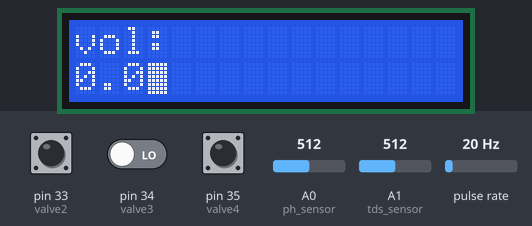
A sketch run on a simulated Arduino Mega 2560, built with avr-gcc and run on an emulated ATmega2560. On the bench: 16×2 character LCD. Wiring (inferred from the names in the program): pulse sensor: data pin 2. The inputs (shaded band) are chosen by the test bench; at power-on: pin 33 (valve2) HIGH, pin 34 (valve3) LOW, pin 35 (valve4) HIGH, A0 (ph_sensor) = 512, A1 (tds_sensor) = 512, pulse rate 20 Hz. What the sketch prints to the serial monitor is not drawn.

Above: at 0.5 s.
At 2.5 s:
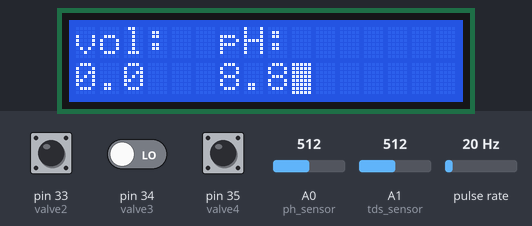
At 6.5 s:
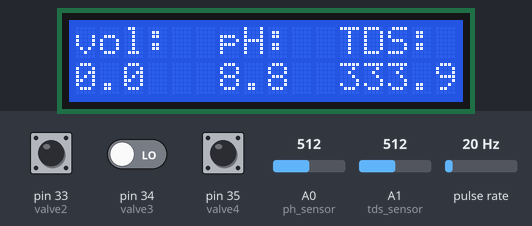
At 8.5 s:
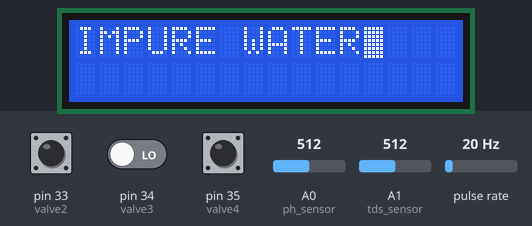
At 15.5 s:
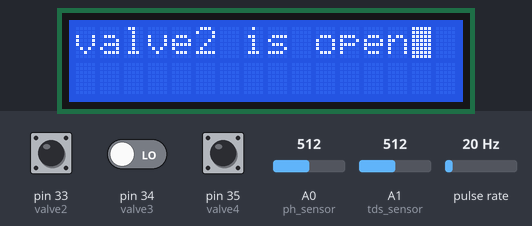
At 17.5 s:
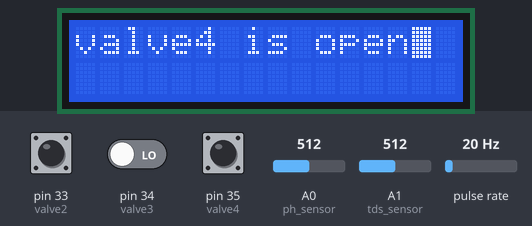

Measured:
- what the display in image 0 shows lasts 2.0 s, from 0.5 s to 2.5 s
- what the display in image 1 shows lasts 4.0 s, from 2.5 s to 6.5 s
- what the display in image 3 shows lasts 7.0 s, from 8.5 s to 15.5 s

The sketch:

water_project.ino
```cpp
#include<LiquidCrystal.h>

#define ph_sensor A0
#define tds_sensor A1
#define flow_sensor 2
#define valve1 32
#define valve2 33
#define valve3 34
#define valve4 35
#define valve5 36
#define motor 37
#define rs 41
#define en 43
#define d4 45
#define d5 47
#define d6 49
#define d7 51

volatile int flow_freq;
float vol=0.0,l_minute;
unsigned long currenttime,looptime;
float conductivity;

int Adc_value;
unsigned long int avgval;
int buffer_tds[10],temp1;
int i,j;
float tds;


unsigned long int avgValue;  //Store the average value of the sensor feedback
float b;
int buf[10],temp;
float phValue;


LiquidCrystal lcd(41,43,45,47,49,51); //(rs,enable,D4,D5,D6,D7)


void flow()
{
  flow_freq++;
}


void setup()
{
  // put your setup code here, to run once:
  Serial.begin(9600);
  Serial.println("Ready");
  lcd.begin(16,2);

  pinMode(flow_sensor,INPUT);
  pinMode(tds_sensor,INPUT);
  digitalWrite(flow_sensor,HIGH);

  attachInterrupt(digitalPinToInterrupt(flow_sensor),flow,RISING);
  currenttime=millis();
  looptime=currenttime;
}

float tds_sensor_cal()
{
  for(i=0;i<10;i++)
  {
    buffer_tds[i]=analogRead(tds_sensor);
    delay(30);
  }
  for(j=i+1;j<10;j++)
  {
    if(buffer_tds[i]>buffer_tds[j])
    {
      temp1=buffer_tds[i];
      buffer_tds[i]=buffer_tds[j];
      buffer_tds[j]=temp1;
    }
  }

avgval=0;
for(i=2;i<8;i++)
avgval+=buffer_tds[i];

float voltage_value = (float)avgval*5.0/1024.0/6;
float tds=(133.42/voltage_value*voltage_value-255.86*voltage_value*voltage_value+853.39*voltage_value)*0.5;
Serial.print(tds);
return tds;
}

float flow_sensor_cal()
{
  currenttime=millis();

  if(currenttime>=(looptime+1000))
  {
    looptime=currenttime;

    if(flow_freq!=0)
    {
      l_minute=(flow_freq/7.5);
      //lcd.clear();
      //lcd.setCursor(0,0);

      //Serial.println(l_minute,DEC);

      l_minute=l_minute/60;
      vol=vol+l_minute;
      //lcd.print(vol);
      //lcd.print("L/m");
      //Serial.print(vol);

      //Serial.print('\n');
      flow_freq=0;
      return vol;

     }
  }

}

void loop() {
  // put your main code here, to run repeatedly:
  //Serial.print("hello");
  vol=flow_sensor_cal();
  tds=tds_sensor_cal();

  for(int i=0;i<10;i++)       //Get 10 sample value from the sensor for smooth the value
  {
    buf[i]=analogRead(ph_sensor);
    delay(10);
  }
  for(int i=0;i<9;i++)        //sort the analog from small to large
  {
    for(int j=i+1;j<10;j++)
    {
      if(buf[i]>buf[j])
      {
        temp=buf[i];
        buf[i]=buf[j];
        buf[j]=temp;
      }
    }
  }
  avgValue=0;
  for(int i=2;i<8;i++)                      //take the average value of 6 center sample
    avgValue+=buf[i];
  float phValue=(float)avgValue*5.0/1024/6; //convert the analog into millivolt
  phValue=3.5*phValue;                      //convert the millivolt into pH value
  Serial.print("    pH:");
  Serial.print(phValue);
  //Serial.println(" ");


  conductivity=tds/0.67;
  lcd.clear();
  lcd.blink();
  //lcd.print("rate:");
  lcd.setCursor(0,0);
  lcd.print("vol:");
  lcd.setCursor(0,1);
  lcd.print(vol,1);

  //lcd.print("L/M");
  delay(2000);
  lcd.setCursor(6,0);
  lcd.print("pH:");
  lcd.setCursor(6,1);
  lcd.print(phValue,1);
  delay(2000);
  //lcd.clear();
  //lcd.blink();
  //lcd.home();

  //lcd.print("PPM");
  delay(2000);
  lcd.setCursor(11,0);
  lcd.print("TDS:");
  lcd.setCursor(11,1);
  lcd.print(tds,1);
  delay(2000);


  lcd.clear();
  lcd.home();
  lcd.setCursor(0,0);
  if(tds<300.0)
 {

  lcd.print("PURE WATER");
 }
 else
 {

  lcd.print("IMPURE WATER");
 }


  if(phValue>=6.5 && phValue<=8.5 && (digitalRead(valve2)==0))
  {
    digitalWrite(valve1,HIGH);
    digitalWrite(valve2,LOW);
    lcd.clear();
    lcd.home();
    lcd.setCursor(0,0);
    lcd.print("valve1 is open");
    delay(2000);
  }

  else
  {
    digitalWrite(valve2,HIGH);
    delay(2000);

  }
  if(digitalRead(valve2)==HIGH)
  {
    delay(5000);
    lcd.clear();
    lcd.home();
    lcd.setCursor(0,0);
    lcd.print("valve2 is open");

    if(phValue<6.5)
    {
    delay(2000);
    digitalWrite(valve3,HIGH);
    lcd.clear();
    lcd.home();
    lcd.setCursor(0,0);
    lcd.print("valve3 is open");
    }
    if(phValue>8.5)
    {
    delay(2000);
    digitalWrite(valve4,HIGH);
    lcd.clear();
    lcd.home();
    lcd.setCursor(0,0);
    lcd.print("valve4 is open");
    delay(5000);
    }
    delay(5000);
    if(digitalRead(valve3)==HIGH || digitalRead(valve4)==HIGH)
    {
    delay(2000);
    digitalWrite(motor,HIGH);
    delay(20000);
    lcd.clear();
    lcd.home();
    lcd.setCursor(0,0);
    lcd.print("chemical process");
    delay(20000);
    digitalWrite(valve5,HIGH);
    lcd.clear();
    lcd.home();
    lcd.setCursor(0,0);
    lcd.print("valve5 is open");
    delay(2000);
    lcd.clear();

    lcd.setCursor(0,0);
    lcd.print("organic process");
    delay(20000);
    lcd.home();
    lcd.clear();
    lcd.setCursor(0,0);
    lcd.print("Cond");
    lcd.setCursor(0,1);
    lcd.print(conductivity,2);
    lcd.setCursor(8,0);
    lcd.print("Turb");
    lcd.setCursor(8,1);
    lcd.print("5");
    delay(20000);

    }
  }


}
```
